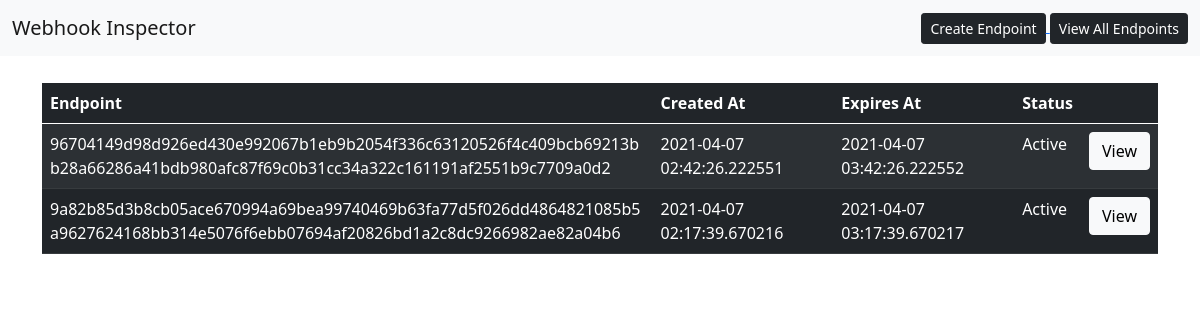
/list-endpoints, run on an earlier commit of the app's database.
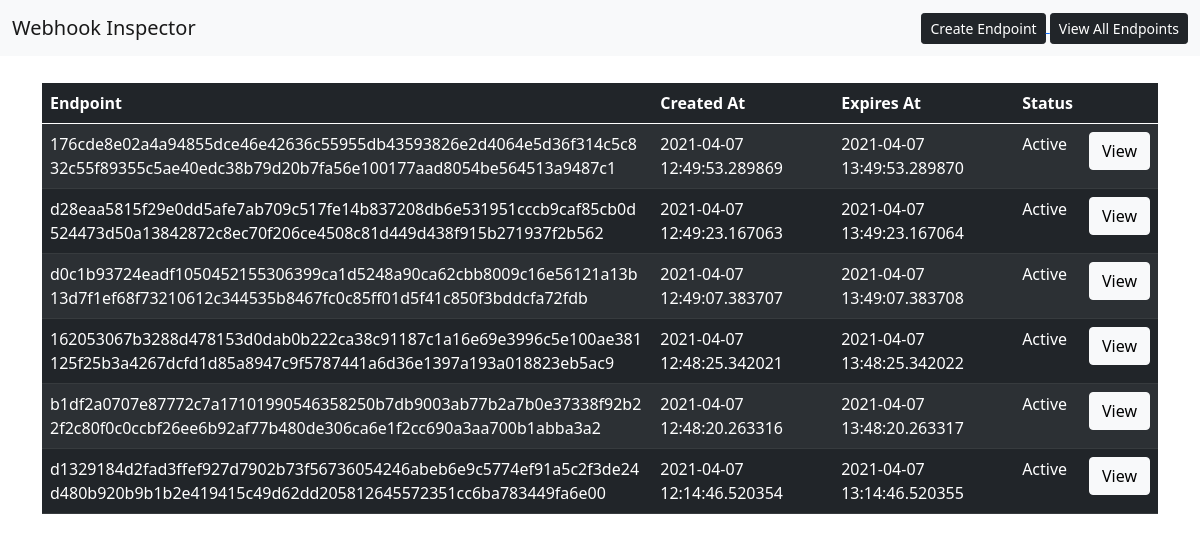
And on a later commit of the database.
### app.py (models this page shows, shortened)
class Endpoints(db.Model):
    __tablename__ = 'endpoints'
    endpoint_id = db.Column(db.Integer, primary_key=True)
    endpoint = db.Column(db.String(256))
    single_use = db.Column(db.String(3))
    status = db.Column(db.String(8))
    expires_at = db.Column(db.DateTime)
    created_at = db.Column(db.DateTime)

### app.py (the view)
@app.route('/list-endpoints', methods=['GET'])
def list_endpoints():
    try:
        endpoint = Endpoints.query.order_by(desc(Endpoints.endpoint_id)).all()
        return render_template('show_all_endpoints.html', all_endpoints = endpoint)
    except Exception as e:
        return render_template('error.html', error = e)

### templates/show_all_endpoints.html (shortened to what this page needs)
{% extends 'base.html' %}
{% block body %}
    <div class="container">
        {% if all_endpoints|length() < 1  %}
            <div class="card" style="margin-top: 20pt;">
                <div style="text-align: center;">
                    No Endpoints exists in the Database. Go ahead and create one from the button on the Top.
                </div>
            </div>
        {% else %}
            <table class="table table-dark table-striped" style="margin-top: 20pt;">
                <thead>
                    <tr>
                        <th >Endpoint</th>
                        <th>Created At</th>
                        <th>Expires At</th>
                        <th>Status</th>
                        <th></th>
                    </tr>
                </thead>
                <tbody class="table-hover">
                    {% for data in all_endpoints %}
                    <tr>
                        <td style ="word-break:break-all;">{{ data.endpoint }}</td>
                        <td>{{ data.created_at }}</td>
                        <td>{{ data.expires_at }}</td>
                        <td>{{ data.status }}</td>
                        <td>
                            <a class="btn btn-light" href="/endpoint-details/{{data.endpoint}}">
                                View
                            </a>
                        </td>
                    </tr>
                    {% endfor %}
                </tbody>
            </table>
        {% endif %}
    </div>
{% endblock %}

### templates/base.html (shortened to what this page needs)
<!DOCTYPE html>
<html lang="en">
<head>
    <link rel="stylesheet" href="{{ url_for('static', filename='css/main.css') }}">
    <link href="https://cdn.jsdelivr.net/npm/bootstrap@5.0.0-beta3/dist/css/bootstrap.min.css" rel="stylesheet">
</head>
<body>
    <div>
        <nav class="navbar navbar-expand-lg navbar-light bg-light">
            <div class="container-fluid">
                <a class="navbar-brand" href="/">Webhook Inspector</a>
                <div style="float: right;">
                    <a href="/create-endpoint">
                        <button type="button" class="btn btn-dark btn-sm">Create Endpoint</button>
                    </a>
                    <a href="/list-endpoints">
                        <button type="button" class="btn btn-dark btn-sm">View All Endpoints</button>
                    </a>
                </div>
            </div>
          </nav>
    </div>
    {% block body %} {% endblock %}
</body>
</html>

### static/css/main.css (style rules this page uses)
body { font-family: sans-serif; font-size: 5px; }

What changed in the data, as far as the page shows it:
removed Endpoints: endpoint "96704149d98d926ed430e992067b1eb9b2054f336c63120526f4c409bcb69213bb28a66286a41bdb980afc87f69c0b31cc34a322c161191af2551b9c7709a0d2", created_at "2021-04-07 02:42:26.222551", expires_at "2021-04-07 03:42:26.222552", status "Active"
removed Endpoints: endpoint "9a82b85d3b8cb05ace670994a69bea99740469b63fa77d5f026dd4864821085b5a9627624168bb314e5076f6ebb07694af20826bd1a2c8dc9266982ae82a04b6", created_at "2021-04-07 02:17:39.670216", expires_at "2021-04-07 03:17:39.670217", status "Active"
added Endpoints: endpoint "176cde8e02a4a94855dce46e42636c55955db43593826e2d4064e5d36f314c5c832c55f89355c5ae40edc38b79d20b7fa56e100177aad8054be564513a9487c1", created_at "2021-04-07 12:49:53.289869", expires_at "2021-04-07 13:49:53.289870", status "Active"
added Endpoints: endpoint "d28eaa5815f29e0dd5afe7ab709c517fe14b837208db6e531951cccb9caf85cb0d524473d50a13842872c8ec70f206ce4508c81d449d438f915b271937f2b562", created_at "2021-04-07 12:49:23.167063", expires_at "2021-04-07 13:49:23.167064", status "Active"
added Endpoints: endpoint "d0c1b93724eadf1050452155306399ca1d5248a90ca62cbb8009c16e56121a13b13d7f1ef68f73210612c344535b8467fc0c85ff01d5f41c850f3bddcfa72fdb", created_at "2021-04-07 12:49:07.383707", expires_at "2021-04-07 13:49:07.383708", status "Active"
added Endpoints: endpoint "162053067b3288d478153d0dab0b222ca38c91187c1a16e69e3996c5e100ae381125f25b3a4267dcfd1d85a8947c9f5787441a6d36e1397a193a018823eb5ac9", created_at "2021-04-07 12:48:25.342021", expires_at "2021-04-07 13:48:25.342022", status "Active"
added Endpoints: endpoint "b1df2a0707e87772c7a17101990546358250b7db9003ab77b2a7b0e37338f92b22f2c80f0c0ccbf26ee6b92af77b480de306ca6e1f2cc690a3aa700b1abba3a2", created_at "2021-04-07 12:48:20.263316", expires_at "2021-04-07 13:48:20.263317", status "Active"
added Endpoints: endpoint "d1329184d2fad3ffef927d7902b73f56736054246abeb6e9c5774ef91a5c2f3de24d480b920b9b1b2e419415c49d62dd205812645572351cc6ba783449fa6e00", created_at "2021-04-07 12:14:46.520354", expires_at "2021-04-07 13:14:46.520355", status "Active"
